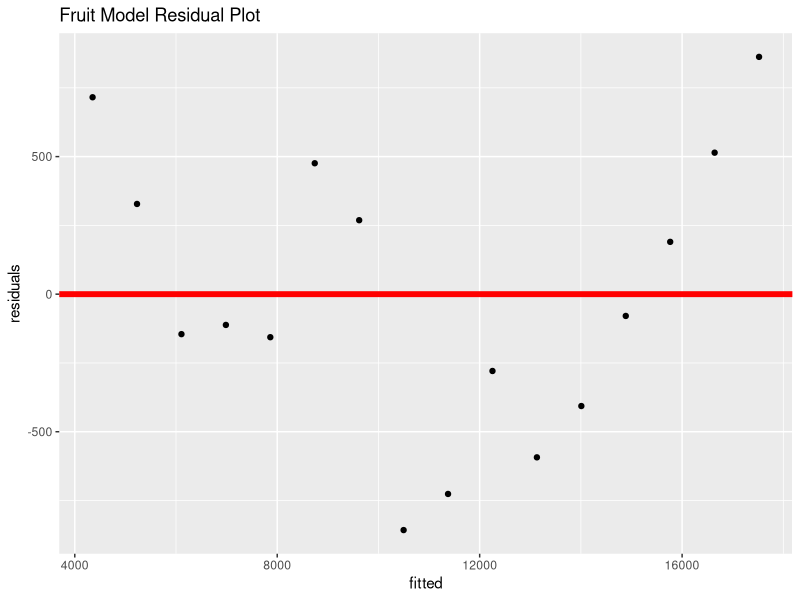
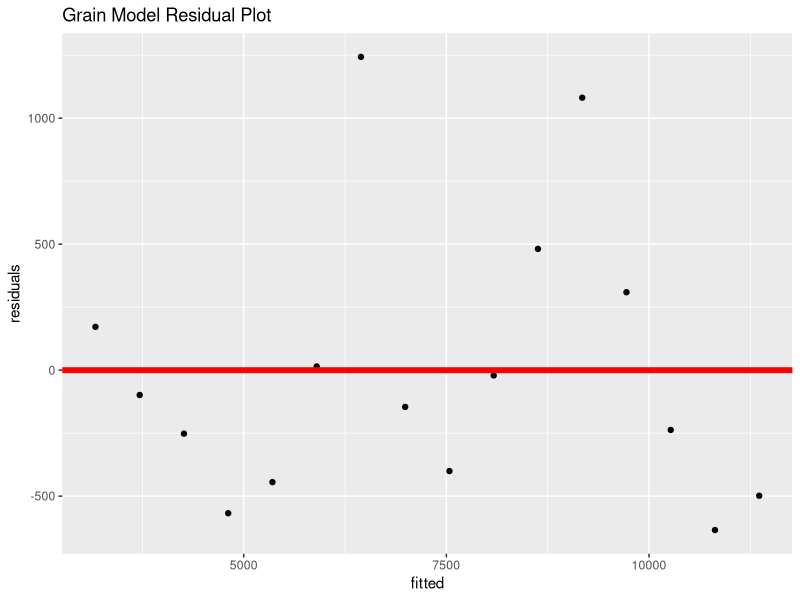
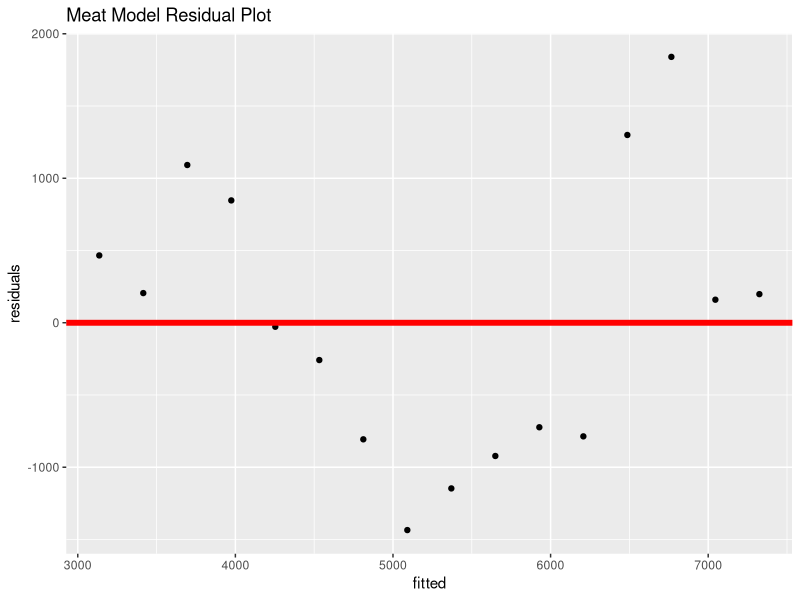
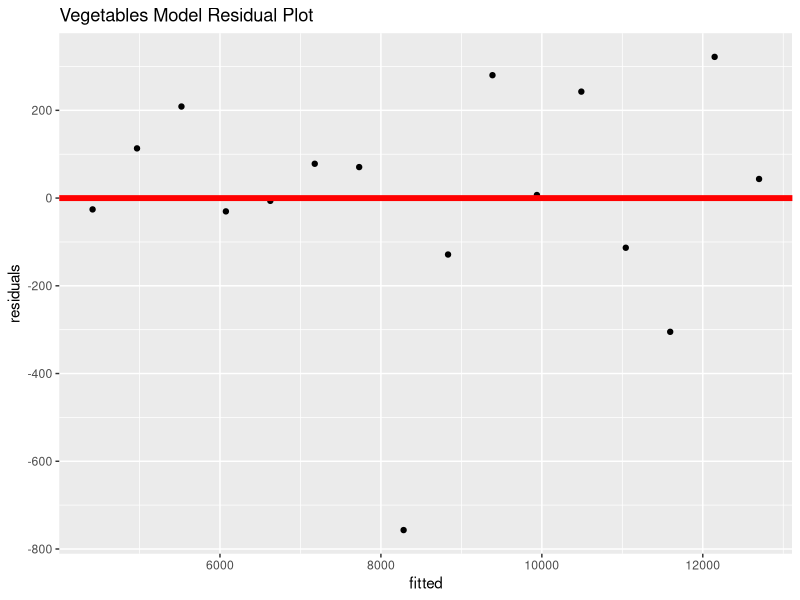

The R source for these figures, in order:
library(ggplot2)

##Formatting Data
Dairy <- read.csv("Dairy.csv", header = TRUE)
Fruit <- read.csv("Fruit.csv")
Grain <- read.csv("Grains.csv")
Meat <- read.csv("Meat.csv")
Vegetables <- read.csv("Vegetables.csv")

titles <- c("Country",2002:2017)
colnames(Dairy) <- titles
colnames(Fruit) <- titles
colnames(Grain) <- titles
colnames(Meat) <- titles
colnames(Vegetables) <- titles

#################### Dairy #################### 

#Formatting Dairy DataFrame 
Dairy2 <- as.data.frame(t(Dairy))
Country <- Dairy2[1,]
Dairy3 <- Dairy2[-1,]
Dairy3$Year <- 2002:2017
Dairy3$Total <- as.numeric(as.character(Dairy3$V10))


# Model
Dairy4 <- Dairy3
Dairy4$Year <- 0:15

Dairy_Model <- lm(Total~ Year + I(Year^2), Dairy4)
summary(Dairy_Model)
Dairy_Model

#################### Fruit #################### 

## Formatting Fruit dataframe
Fruit2 <- as.data.frame(t(Fruit))
Fruit_Country <- Fruit2[1,]
Fruit3 <- Fruit2[-1,]
Fruit3$Year <- 2002:2017
Fruit3$Total <- as.numeric(as.character(Fruit3$V12))


# Model
Fruit4 <- Fruit3
Fruit4$Year <- 0:15
Fruit_Model <- lm(Total~ Year,Fruit4)
Fruit_Model
summary(Fruit_Model)

# check MLR assumptions
Fruit_Output <- data.frame(fitted = Fruit_Model$fitted.values,
                           residuals = Fruit_Model$residuals)

ggplot(Fruit_Output,aes(x=fitted,y=residuals)) +
  geom_point() + 
  labs(title="Fruit Model Residual Plot") +
  geom_hline(yintercept = 0,col="red",size=2) 

#################### Grain #################### 

## Formatting Grains
Grain2 <- as.data.frame(t(Grain))
Grain_Country <- Grain2[1,]
Grain3 <- Grain2[-1,]
Grain3$Year <- 2002:2017
Grain3$Total <- as.numeric(as.character(Grain3$V11))

# Model
Grain4 <- Grain3
Grain4$Year <- 0:15
Grain_Model <- lm(Total~ Year,Grain4)
Grain_Model
summary(Grain_Model)

# check MLR assumptions
Grain_Output <- data.frame(fitted = Grain_Model$fitted.values,
                           residuals = Grain_Model$residuals)

ggplot(Grain_Output,aes(x=fitted,y=residuals)) +
  geom_point() + 
  labs(title="Grain Model Residual Plot") +
  geom_hline(yintercept = 0,col="red",size=2) 

#################### Meat #################### 

## Formatting Meat
Meat2 <- as.data.frame(t(Meat))
Meat_Country <- Meat2[1,]
Meat3 <- Meat2[-1,]
Meat3$Year <- 2002:2017
Meat3$Total <- as.numeric(as.character(Meat3$V9))

# Model
Meat4 <- Meat3
Meat4$Year <- 1:16
Meat_Model <- lm(Total~ Year, Meat4)
summary(Meat_Model)
Meat_Model

# check MLR assumptions
Meat_Output <- data.frame(fitted = Meat_Model$fitted.values,
                          residuals = Meat_Model$residuals)

ggplot(Meat_Output,aes(x=fitted,y=residuals)) +
  geom_point() + 
  labs(title="Meat Model Residual Plot") +
  geom_hline(yintercept = 0,col="red",size=2) 

#################### Vegetables #################### 

#Formatting Vegetables DataFrame for ggplot
Vegetables2 <- as.data.frame(t(Vegetables))
Country <- Vegetables2[1,]
Vegetables3 <- Vegetables2[-1,]
Vegetables3$Year <- 2002:2017
Vegetables3$Total <- as.numeric(as.character(Vegetables3$V9))

# Model
Vegetables4 <- Vegetables3
Vegetables4$Year <- 0:15
Vegetables_Model <- lm(Total~ Year,Vegetables4)
Vegetables_Model
summary(Vegetables_Model)

# check MLR assumptions
Vegetables_Output <- data.frame(fitted = Vegetables_Model$fitted.values,
                                residuals = Vegetables_Model$residuals)

ggplot(Vegetables_Output,aes(x=fitted,y=residuals)) +
  geom_point() + 
  labs(title="Vegetables Model Residual Plot") +
  geom_hline(yintercept = 0,col="red",size=2) 

